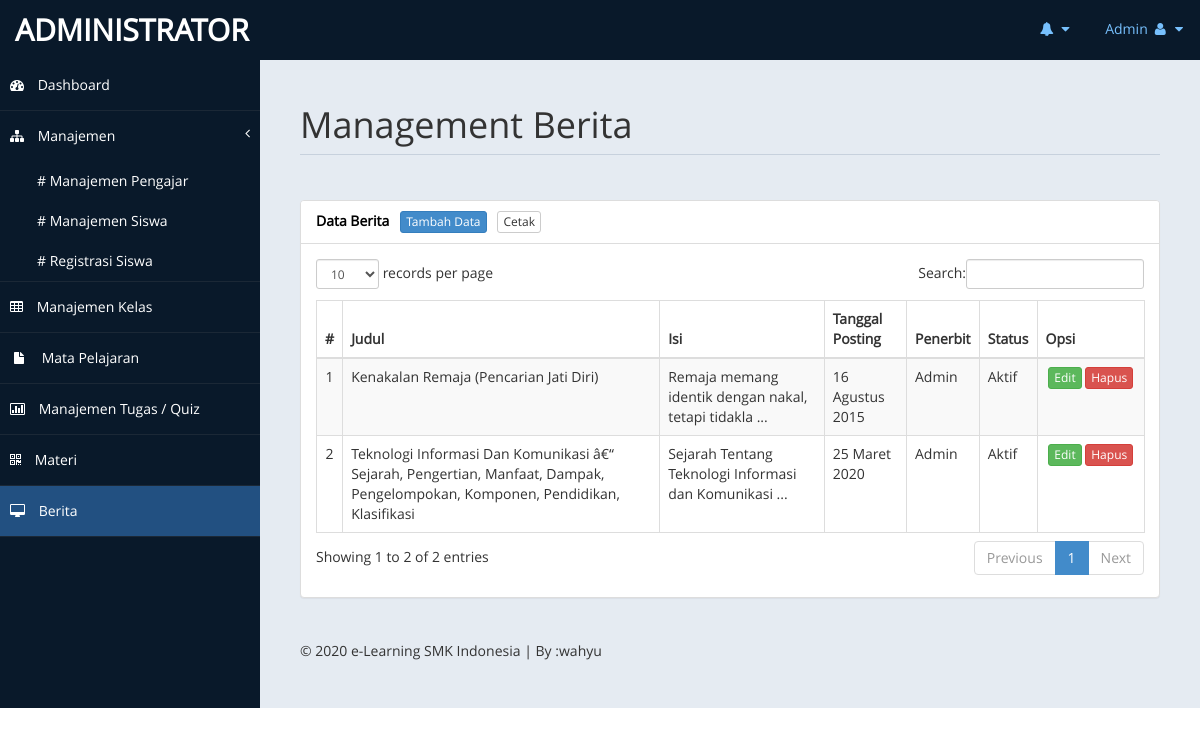
The app's page /admin/index.php?page=berita (signed in) with its own data.
### tables this page shows
CREATE TABLE `tb_berita` (
  `id_berita` int(11) NOT NULL,
  `judul` text NOT NULL,
  `isi` longtext NOT NULL,
  `tgl_posting` date NOT NULL,
  `penerbit` varchar(10) NOT NULL,
  `status` enum('aktif','tidak aktif') NOT NULL
);

### admin/inc/berita.php (the view, shortened to what this page needs)
<div class="row">
    <div class="col-md-12">
        <h1 class="page-header">Management Berita</h1>
    </div>
</div>
<?php
if(@$_GET['action'] == '') { ?>
	<div class="row">
		<div class="col-md-12">
	        <div class="panel panel-default">
	            <div class="panel-heading">Data Berita &nbsp; <a href="?page=berita&action=tambah" class="btn btn-primary btn-xs">Tambah Data</a> &nbsp; <a href="./laporan/cetak.php?data=berita" target="_blank" class="btn btn-default btn-xs">Cetak</a></div>
	            <div class="panel-body">
	                <div class="table-responsive">
	                    <table class="table table-striped table-bordered table-hover" id="databerita">
	                        <thead>
	                            <tr>
	                                <th>#</th>
	                                <th>Judul</th>
	                                <th>Isi</th>
	                                <th>Tanggal Posting</th>
	                                <th>Penerbit</th>
	                                <th>Status</th>
	                                <th>Opsi</th>
	                            </tr>
	                        </thead>
	                        <tbody>
							<?php
	                        $no = 1;
	                        if(@$_SESSION['admin']) {
		                        $sql_berita = mysqli_query($db, "SELECT * FROM tb_berita") or die($db->error);
	                        } else if(@$_SESSION['pengajar']) {
	                        	$sql_berita = mysqli_query($db, "SELECT * FROM tb_berita WHERE penerbit = '$_SESSION[pengajar]'") or die($db->error);
	                        }
	                        if(mysqli_num_rows($sql_berita) > 0) {
	                        	while($data_berita = mysqli_fetch_array($sql_berita)) { ?>
									<tr>
										<td align="center"><?php echo $no++; ?></td>
										<td><?php echo $data_berita['judul']; ?></td>
										<td><?php echo substr($data_berita['isi'], 0, 50)." ..."; ?></td>
										<td><?php echo tgl_indo($data_berita['tgl_posting']); ?></td>
										<td>
											<?php
											if($data_berita['penerbit'] == 'admin') {
												echo "Admin";
											} else {
												$sql_pengajar = mysqli_query($db, "SELECT * FROM tb_pengajar WHERE id_pengajar = '$data_berita[penerbit]'") or die($db->error);
												$data_pengajar = mysqli_fetch_array($sql_pengajar);
												echo $data_pengajar['nama_lengkap'];
											} ?>
										</td>
										<td><?php echo ucfirst($data_berita['status']); ?></td>
										<td align="center" width="90px">
											<a href="?page=berita&action=edit&id=<?php echo $data_berita['id_berita']; ?>" class="btn btn-success btn-xs">Edit</a>
	                                        <a onclick="return confirm('Yakin akan menghapus data?');" href="?page=berita&action=hapus&id=<?php echo $data_berita['id_berita']; ?>" class="btn btn-danger btn-xs">Hapus</a>
                                        </td>
									</tr>
								<?php
	                        	}
	                        } else {
	                        	echo '<tr><td colspan="7" align="center">Data tidak ditemukan</td></tr>';
	                        } ?>
	                        </tbody>
	                    </table>
	                </div>
	            </div>
	        </div>
	    </div>
	</div>
<?php
} else if(@$_GET['action'] == 'tambah') { ?>
	<div class="row">
		<div class="col-md-6">
            <div class="panel panel-default">
                <div class="panel-heading">Tambah Berita &nbsp; <a href="?page=berita" class="btn btn-warning btn-xs">Kembali</a></div>
                <div class="panel-body">
                	<form method="post">
                    	<div class="form-group">
                            <label>Judul *</label>
                            <input type="text" name="judul" class="form-control" required />
                        </div>
                        <div class="form-group">
                            <label>Isi *</label>
                            <textarea name="isi" class="form-control" rows="15" required></textarea>
                        </div>
                        <div class="form-group">
                            <label>Status Terbit</label>
                            <select name="status" class="form-control">
								<option value="aktif">Aktif</option>
								<option value="tidak aktif">Tidak Aktif</option>
                            </select>
                        </div>
                        <div class="form-group">
	                        <input type="submit" name="simpan" value="Simpan" class="btn btn-success" />
	                        <button type="reset" class="btn btn-danger"><i class="fa fa-refresh"></i> Reset</button>
                        </div>
                    </form>
                    <?php
                    if(@$_POST['simpan']) {
                    	$judul = @mysqli_real_escape_string($db, $_POST['judul']);
                    	$isi = @mysqli_real_escape_string($db, $_POST['isi']);
                    	$status = @mysqli_real_escape_string($db, $_POST['status']);
                    	if(@$_SESSION[admin]) {
                            mysqli_query($db, "INSERT INTO tb_berita VALUES('', '$judul', '$isi', now(), 'admin', '$status')") or die ($db->error);
                        } else if(@$_SESSION[pengajar]) {
                        	mysqli_query($db, "INSERT INTO tb_berita VALUES('', '$judul', '$isi', now(), '$_SESSION[pengajar]', '$status')") or die ($db->error);
                        }
                        echo '<script>window.location="?page=berita";</script>';
                    } ?>
                </div>
            </div>
        </div>
    </div>
<?php
} else if(@$_GET['action'] == 'edit') { ?>
	<div class="row">
		<div class="col-md-6">
            <div class="panel panel-default">
                <div class="panel-heading">Edit Berita &nbsp; <a href="?page=berita" class="btn btn-warning btn-xs">Kembali</a></div>
                <div class="panel-body">
                <?php
                $sql_beritaID = mysqli_query($db, "SELECT * FROM tb_berita WHERE id_berita = '$_GET[id]'") or die($db->error);
                $data_beritaID = mysqli_fetch_array($sql_beritaID); ?>
                	<form method="post">
                    	<div class="form-group">
                            <label>Judul *</label>
                            <input type="text" name="judul" value="<?php echo $data_beritaID['judul']; ?>" class="form-control" required />
                        </div>
                        <div class="form-group">
                            <label>Isi *</label>
                            <textarea name="isi" class="form-control" rows="15" required><?php echo $data_beritaID['isi']; ?></textarea>
                        </div>
                        <div class="form-group">
                            <label>Status Terbit</label>
                            <select name="status" class="form-control">
								<option value="aktif">Aktif</option>
								<option value="tidak aktif" <?php if($data_beritaID['status'] == 'tidak aktif') { echo "selected"; } ?>>Tidak Aktif</option>
                            </select>
                        </div>
                        <div class="form-group">
	                        <input type="submit" name="simpan" value="Simpan" class="btn btn-success" />
	                        <button type="reset" class="btn btn-danger"><i class="fa fa-refresh"></i> Reset</button>
                        </div>
                    </form>
                    <?php
                    if(@$_POST['simpan']) {
                    	$judul = @mysqli_real_escape_string($db, $_POST['judul']);
                    	$isi = @mysqli_real_escape_string($db, $_POST['isi']);
                    	$status = @mysqli_real_escape_string($db, $_POST['status']);
                        mysqli_query($db, "UPDATE tb_berita SET judul = '$judul', isi = '$isi', status = '$status' WHERE id_berita = '$_GET[id]'") or die ($db->error);
                    	echo '<script>window.location="?page=berita";</script>';
                    } ?>
                </div>
            </div>
        </div>
    </div>
<?php
} else if(@$_GET['action'] == 'hapus') {
	mysqli_query($db, "DELETE FROM tb_berita WHERE id_berita = '$_GET[id]'") or die($db->error);
	echo '<script>window.location="?page=berita";</script>';
} ?>

### admin/index.php (shortened to what this page needs)
<?php
include "../+koneksi.php";
if(@$_SESSION['admin'] || @$_SESSION['pengajar']) {
?>
<!DOCTYPE html>
<html>
<head>
    <link href="style/assets/css/bootstrap.css" rel="stylesheet" />
    <link href="style/assets/css/font-awesome.css" rel="stylesheet" />
    <link href="style/assets/css/custom-styles.css" rel="stylesheet" />
    <link href='style/assets/css/font-opensans.css' rel='stylesheet' />
    <link href="style/assets/js/dataTables/dataTables.bootstrap.css" rel="stylesheet" />
    <link href="style/assets/js/morris/morris-0.4.3.min.css" rel="stylesheet" />
</head>
<body>
    <div id="wrapper">
        <nav class="navbar navbar-default top-navbar" role="navigation">
            <div class="navbar-header">
                <a class="navbar-brand" href="./"><?php cek_session("Administrator", "Pengajar"); ?></a>
            </div>
            <ul class="nav navbar-top-links navbar-right">
                <li class="dropdown">
                    <a class="dropdown-toggle" data-toggle="dropdown" href="#" aria-expanded="false">
                        <i class="fa fa-bell fa-fw"></i> <i class="fa fa-caret-down"></i>
                    </a>
                </li>
                <li class="dropdown">
                    <a class="dropdown-toggle" data-toggle="dropdown" href="#" aria-expanded="false">
                        <?php
                        if(@$_SESSION['admin']) {
                            $sesi_id = @$_SESSION['admin'];
                            $level = "admin";
                        } else if(@$_SESSION['pengajar']) {
                            $sesi_id = @$_SESSION['pengajar'];
                            $level = "pengajar";
                        }
                        if($level == 'admin') {
                            $sql_terlogin = mysqli_query($db, "SELECT * FROM tb_admin WHERE id_admin = '$sesi_id'") or die ($db->error);
                        } else if($level == 'pengajar') {
                            $sql_terlogin = mysqli_query($db, "SELECT * FROM tb_pengajar WHERE id_pengajar = '$sesi_id'") or die ($db->error);
                        }
                        $data_terlogin = mysqli_fetch_array($sql_terlogin);
                        echo ucfirst($data_terlogin['username']);
                        ?>
                        <i class="fa fa-user fa-fw"></i> <i class="fa fa-caret-down"></i>
                    </a>
                </li>
            </ul>
        </nav>
        <nav class="navbar-default navbar-side" role="navigation">
            <div class="sidebar-collapse">
                <ul class="nav" id="main-menu">
                    <li>
                        <a class="<?php if(@$_GET['page'] == '') { echo 'active-menu'; } ?>" href="./"><i class="fa fa-dashboard"></i> Dashboard</a>
                    </li>
                    <?php
                    if(@$_SESSION['admin']) {
                    ?>
                        <li>
                            <a href="#"><i class="fa fa-sitemap"></i> Manajemen<span class="fa arrow"></span></a>
                            <ul class="nav nav-second-level">
                                <li>
                                    <a href="?page=pengajar" class="<?php if(@$_GET['page'] == 'pengajar') { echo 'active-menu'; } ?>"># Manajemen Pengajar</a>
                                </li>
                                <li>
                                    <a href="?page=siswa" class="<?php if(@$_GET['page'] == 'siswa') { echo 'active-menu'; } ?>"># Manajemen Siswa</a>
                                </li>
                                <li>
                                    <a href="?page=siswaregistrasi" class="<?php if(@$_GET['page'] == 'siswaregistrasi') { echo 'active-menu'; } ?>"># Registrasi Siswa</a>
                                </li>
                            </ul>
                        </li>
                    <?php
                    }
                    ?>
                    <li>
                        <a class="<?php if(@$_GET['page'] == 'kelas') { echo 'active-menu'; } ?>" href="?page=kelas"><i class="fa fa-table"></i> Manajemen Kelas</a>
                    </li>
                    <li>
                        <a class="<?php if(@$_GET['page'] == 'mapel') { echo 'active-menu'; } ?>" href="?page=mapel"><i class="fa fa-fw fa-file"></i> Mata Pelajaran</a>
                    </li>
                    <li>
                        <a class="<?php if(@$_GET['page'] == 'quiz') { echo 'active-menu'; } ?>" href="?page=quiz"><i class="fa fa-bar-chart-o"></i> Manajemen Tugas / Quiz</a>
                    </li>
                    <li>
                        <a class="<?php if(@$_GET['page'] == 'materi') { echo 'active-menu'; } ?>" href="?page=materi"><i class="fa fa-qrcode"></i> Materi</a>
                    </li>
                    <li>
                        <a class="<?php if(@$_GET['page'] == 'berita') { echo 'active-menu'; } ?>" href="?page=berita"><i class="fa fa-desktop"></i> Berita</a>
                    </li>
                </ul>
            </div>
        </nav>
        <div id="page-wrapper">
            <div id="page-inner">
                <?php
                if(@$_GET['page'] == '') {
                    include "inc/dashboard.php";
                } else if(@$_GET['page'] == 'pengajar') {
                    include "inc/pengajar.php";
                } else if(@$_GET['page'] == 'siswaregistrasi') {
                    include "inc/siswaregistrasi.php";
                } else if(@$_GET['page'] == 'siswa') {
                    include "inc/siswa.php";
                } else if(@$_GET['page'] == 'kelas') {
                    include "inc/kelas.php";
                } else if(@$_GET['page'] == 'mapel') {
                    include "inc/mapel.php";
                } else if(@$_GET['page'] == 'quiz') {
                    include "inc/quiz.php";
                } else if(@$_GET['page'] == 'materi') {
                    include "inc/materi.php";
                } else if(@$_GET['page'] == 'berita') {
                    include "inc/berita.php";
                } else {
                    echo "<div class='col-xs-12'><div class='alert alert-danger'>[404] Halaman tidak ditemukan! Silahkan pilih menu yang ada!</div></div>";
                } ?>
				<footer><p> &copy; 2020 e-Learning SMK Indonesia | By :wahyu </p></footer>
            </div>
        </div>
    </div>
</body>
</html>
<?php
} else {
 include "login.php";
}
?>

### records on screen
tb_berita: judul "Kenakalan Remaja (Pencarian Jati Diri)", isi "Remaja memang identik dengan nakal, tetapi tidakla", tgl_posting "16 Agustus 2015", penerbit "Admin", status "Aktif"
tb_berita: judul "Teknologi Informasi Dan Komunikasi â€“ Sejarah, Pengertian, Manfaat, Dampak, Pengelompokan, Komponen, Pendidikan, Klasifikasi", isi "Sejarah Tentang Teknologi Informasi dan Komunikasi", tgl_posting "25 Maret 2020", penerbit "Admin", status "Aktif"

### other values on screen
$isi_admin "ADMINISTRATOR"
$data_terlogin['username'] "Admin"
